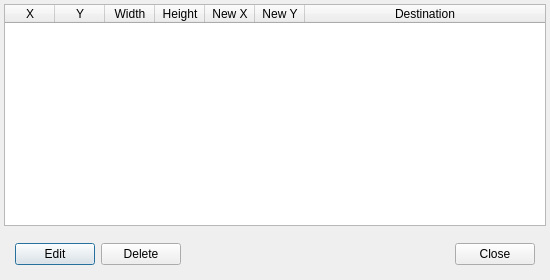
<?xml version="1.0" encoding="UTF-8"?>
<ui version="4.0">
 <class>ListLinksDialogClass</class>
 <widget class="QDialog" name="ListLinksDialogClass">
  <property name="geometry">
   <rect>
    <x>0</x>
    <y>0</y>
    <width>550</width>
    <height>280</height>
   </rect>
  </property>
  <property name="windowTitle">
   <string>ListLinksDialog</string>
  </property>
  <layout class="QGridLayout" name="gridLayout">
   <property name="leftMargin">
    <number>2</number>
   </property>
   <property name="topMargin">
    <number>2</number>
   </property>
   <property name="rightMargin">
    <number>2</number>
   </property>
   <property name="bottomMargin">
    <number>2</number>
   </property>
   <item row="0" column="0">
    <layout class="QVBoxLayout" name="verticalLayout">
     <item>
      <widget class="QWidget" name="widget_2" native="true">
       <layout class="QVBoxLayout" name="verticalLayout_2">
        <property name="leftMargin">
         <number>2</number>
        </property>
        <property name="topMargin">
         <number>2</number>
        </property>
        <property name="rightMargin">
         <number>2</number>
        </property>
        <property name="bottomMargin">
         <number>2</number>
        </property>
        <item>
         <widget class="QTableWidget" name="linksTable">
          <property name="sizePolicy">
           <sizepolicy hsizetype="Preferred" vsizetype="Preferred">
            <horstretch>0</horstretch>
            <verstretch>0</verstretch>
           </sizepolicy>
          </property>
          <property name="editTriggers">
           <set>QAbstractItemView::EditTrigger::NoEditTriggers</set>
          </property>
          <property name="alternatingRowColors">
           <bool>true</bool>
          </property>
          <property name="selectionMode">
           <enum>QAbstractItemView::SelectionMode::SingleSelection</enum>
          </property>
          <property name="selectionBehavior">
           <enum>QAbstractItemView::SelectionBehavior::SelectRows</enum>
          </property>
          <attribute name="horizontalHeaderDefaultSectionSize">
           <number>50</number>
          </attribute>
          <attribute name="horizontalHeaderStretchLastSection">
           <bool>true</bool>
          </attribute>
          <column>
           <property name="text">
            <string>X</string>
           </property>
          </column>
          <column>
           <property name="text">
            <string>Y</string>
           </property>
          </column>
          <column>
           <property name="text">
            <string>Width</string>
           </property>
          </column>
          <column>
           <property name="text">
            <string>Height</string>
           </property>
          </column>
          <column>
           <property name="text">
            <string>New X</string>
           </property>
          </column>
          <column>
           <property name="text">
            <string>New Y</string>
           </property>
          </column>
          <column>
           <property name="text">
            <string>Destination</string>
           </property>
          </column>
         </widget>
        </item>
        <item>
         <widget class="QWidget" name="widget" native="true">
          <property name="sizePolicy">
           <sizepolicy hsizetype="Preferred" vsizetype="Fixed">
            <horstretch>0</horstretch>
            <verstretch>0</verstretch>
           </sizepolicy>
          </property>
          <property name="minimumSize">
           <size>
            <width>0</width>
            <height>0</height>
           </size>
          </property>
          <layout class="QHBoxLayout" name="horizontalLayout">
           <item>
            <widget class="QPushButton" name="editButton">
             <property name="minimumSize">
              <size>
               <width>75</width>
               <height>0</height>
              </size>
             </property>
             <property name="text">
              <string>Edit</string>
             </property>
             <property name="icon">
              <iconset resource="../Resources/MainWindow.qrc">
               <normaloff>:/MainWindow/icons/tinycolor/icons8-edit-16.png</normaloff>:/MainWindow/icons/tinycolor/icons8-edit-16.png</iconset>
             </property>
            </widget>
           </item>
           <item>
            <widget class="QPushButton" name="deleteButton">
             <property name="minimumSize">
              <size>
               <width>75</width>
               <height>0</height>
              </size>
             </property>
             <property name="text">
              <string>Delete</string>
             </property>
             <property name="icon">
              <iconset resource="../Resources/MainWindow.qrc">
               <normaloff>:/MainWindow/icons/tinycolor/icons8-trash-16.png</normaloff>:/MainWindow/icons/tinycolor/icons8-trash-16.png</iconset>
             </property>
            </widget>
           </item>
           <item>
            <spacer name="horizontalSpacer">
             <property name="orientation">
              <enum>Qt::Orientation::Horizontal</enum>
             </property>
             <property name="sizeHint" stdset="0">
              <size>
               <width>40</width>
               <height>20</height>
              </size>
             </property>
            </spacer>
           </item>
           <item>
            <widget class="QPushButton" name="closeButton">
             <property name="minimumSize">
              <size>
               <width>75</width>
               <height>0</height>
              </size>
             </property>
             <property name="text">
              <string>Close</string>
             </property>
            </widget>
           </item>
          </layout>
         </widget>
        </item>
       </layout>
      </widget>
     </item>
    </layout>
   </item>
  </layout>
 </widget>
 <layoutdefault spacing="6" margin="11"/>
 <resources>
  <include location="../Resources/MainWindow.qrc"/>
 </resources>
 <connections>
  <connection>
   <sender>closeButton</sender>
   <signal>clicked()</signal>
   <receiver>ListLinksDialogClass</receiver>
   <slot>reject()</slot>
   <hints>
    <hint type="sourcelabel">
     <x>393</x>
     <y>298</y>
    </hint>
    <hint type="destinationlabel">
     <x>222</x>
     <y>162</y>
    </hint>
   </hints>
  </connection>
 </connections>
</ui>
